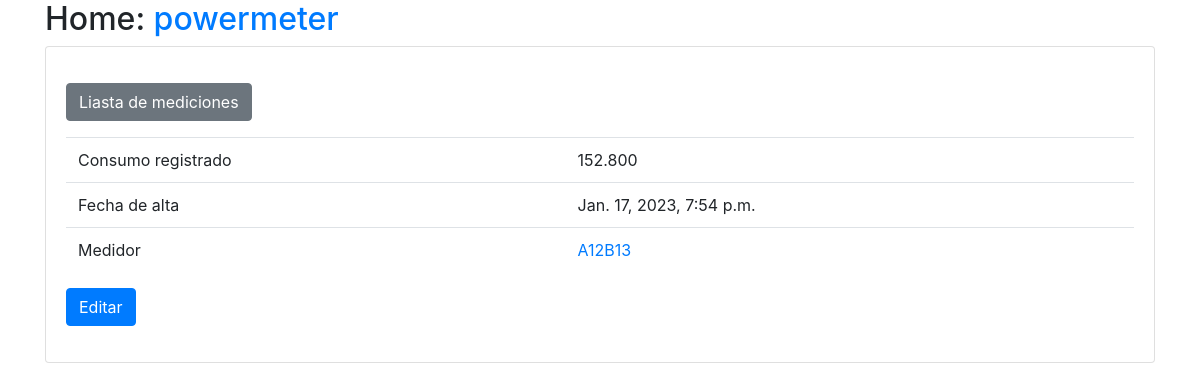
/medidores/Mediciones/detail/1/, run on the app's committed database.
### medidores/models.py (models this page shows, shortened)
class Mediciones(models.Model):
    medidor_id = models.ForeignKey("medidores.Medidores", on_delete=models.CASCADE)
    id = models.AutoField(primary_key=True, editable=False)
    last_updated = models.DateTimeField(auto_now=True, editable=False)
    consumo_reg = models.CharField(max_length=100, null=False, blank=False,)
    created = models.DateTimeField(auto_now_add=True, editable=False)
    class Meta:
        pass
    def get_update_url(self):
        return reverse("Mediciones_update", args=(self.id,))

class Medidores(models.Model):
    nombre = models.CharField(max_length=100, null=False, blank=False, unique=True)
    llave_id = models.CharField(max_length=50, null=False, blank=False, unique=True)
    created = models.DateTimeField(auto_now_add=True, editable=False)
    last_updated = models.DateTimeField(auto_now=True, editable=False)
    Id = models.AutoField(primary_key=True, editable=False)
    class Meta:
        pass
    def get_absolute_url(self):
        return reverse("Medidores_detail", args=(self.Id,))

### medidores/views.py (the view)
# urls.py: path("Mediciones/detail/<int:id>/", views.MedicionesDetailView.as_view(), name="Mediciones_detail"),
class MedicionesDetailView(generic.DetailView):
    model = Mediciones
    form_class = forms.MedicionesForm
    pk_url_kwarg = "id"

### medidores/templates/medidores/mediciones_detail.html
{% extends "base.html" %}
{% load static %}
{% block content %}
<p>
    <a class="btn btn-secondary" href="{% url 'Mediciones_list' %}">
    Liasta de mediciones
    </a>
</p>
<table class="table">
    <tr><td>Consumo registrado</td><td>{{ object.consumo_reg }}</td></tr>
    <tr><td>Fecha de alta</td><td>{{ object.created }}</td></tr>
    <tr><td>Medidor</td><td><a href="{{ object.medidor_id.get_absolute_url }}">{{ object.medidor_id.llave_id }}</a></td></tr>
</table>
<a class="btn btn-primary" href="{{object.get_update_url}}">Editar</a>
{% endblock %}

### data on the page
Mediciones: consumo_reg "152.800", created "Jan. 17, 2023, 7:54 p.m.", medidor_id.llave_id "A12B13"
